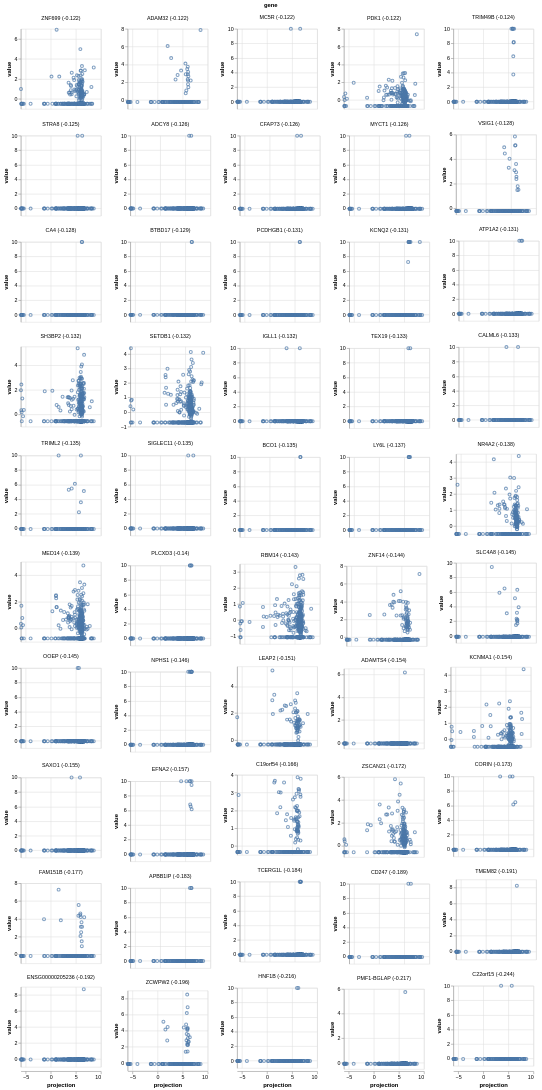

This figure's notebook cell:
### Markdown cell above
As a sanity check, here are 50 genes that don't pass the FDR threshold. They don't seem to have any systematic association.

### Code cell
alt.data_transformers.enable("vegafusion")
ctl.plot_subset(adata, scores_df["gene"].values[-50:], scores_df["score"].values[-50:])

### Figure 1 — Vega specification as saved in the notebook (floating-point values rounded to 4 significant figures; data arrays with more than 128 entries replaced by an {"elided": "..."} marker saying what was removed)
{"$schema": "https://vega.github.io/schema/vega/v5.json", "data": [{"name": "source_0", "values": {"elided": "19450 records"}}, {"name": "facet_domain", "values": [{"gene": "ZNF699 (-0.122)", "facet_gene_sort_index": 50.0}, {"gene": "ADAM32 (-0.122)", "facet_gene_sort_index": 50.0}, {"gene": "MC5R (-0.122)", "facet_gene_sort_index": 50.0}, {"gene": "PDK1 (-0.122)", "facet_gene_sort_index": 50.0}, {"gene": "TRIM49B (-0.124)", "facet_gene_sort_index": 50.0}, {"gene": "STRA8 (-0.125)", "facet_gene_sort_index": 50.0}, {"gene": "ADCY8 (-0.126)", "facet_gene_sort_index": 50.0}, {"gene": "CFAP73 (-0.126)", "facet_gene_sort_index": 50.0}, {"gene": "MYCT1 (-0.126)", "facet_gene_sort_index": 50.0}, {"gene": "VSIG1 (-0.128)", "facet_gene_sort_index": 50.0}, {"gene": "CA4 (-0.128)", "facet_gene_sort_index": 50.0}, {"gene": "BTBD17 (-0.129)", "facet_gene_sort_index": 50.0}, {"gene": "PCDHGB1 (-0.131)", "facet_gene_sort_index": 50.0}, {"gene": "KCNQ2 (-0.131)", "facet_gene_sort_index": 50.0}, {"gene": "ATP1A2 (-0.131)", "facet_gene_sort_index": 50.0}, {"gene": "SH3BP2 (-0.132)", "facet_gene_sort_index": 50.0}, {"gene": "SETDB1 (-0.132)", "facet_gene_sort_index": 50.0}, {"gene": "IGLL1 (-0.132)", "facet_gene_sort_index": 50.0}, {"gene": "TEX19 (-0.133)", "facet_gene_sort_index": 50.0}, {"gene": "CALML6 (-0.133)", "facet_gene_sort_index": 50.0}, {"gene": "TRIML2 (-0.135)", "facet_gene_sort_index": 50.0}, {"gene": "SIGLEC11 (-0.135)", "facet_gene_sort_index": 50.0}, {"gene": "BCO1 (-0.135)", "facet_gene_sort_index": 50.0}, {"gene": "LY6L (-0.137)", "facet_gene_sort_index": 50.0}, {"gene": "NR4A2 (-0.138)", "facet_gene_sort_index": 50.0}, {"gene": "MED14 (-0.139)", "facet_gene_sort_index": 50.0}, {"gene": "PLCXD3 (-0.14)", "facet_gene_sort_index": 50.0}, {"gene": "RBM14 (-0.143)", "facet_gene_sort_index": 50.0}, {"gene": "ZNF14 (-0.144)", "facet_gene_sort_index": 50.0}, {"gene": "SLC4A8 (-0.145)", "facet_gene_sort_index": 50.0}, {"gene": "OOEP (-0.145)", "facet_gene_sort_index": 50.0}, {"gene": "NPHS1 (-0.146)", "facet_gene_sort_index": 50.0}, {"gene": "LEAP2 (-0.151)", "facet_gene_sort_index": 50.0}, {"gene": "ADAMTS4 (-0.154)", "facet_gene_sort_index": 50.0}, {"gene": "KCNMA1 (-0.154)", "facet_gene_sort_index": 50.0}, {"gene": "SAXO1 (-0.155)", "facet_gene_sort_index": 50.0}, {"gene": "EFNA2 (-0.157)", "facet_gene_sort_index": 50.0}, {"gene": "C19orf54 (-0.166)", "facet_gene_sort_index": 50.0}, {"gene": "ZSCAN21 (-0.172)", "facet_gene_sort_index": 50.0}, {"gene": "CORIN (-0.173)", "facet_gene_sort_index": 50.0}, {"gene": "FAM151B (-0.177)", "facet_gene_sort_index": 50.0}, {"gene": "APBB1IP (-0.183)", "facet_gene_sort_index": 50.0}, {"gene": "TCERG1L (-0.184)", "facet_gene_sort_index": 50.0}, {"gene": "CD247 (-0.189)", "facet_gene_sort_index": 50.0}, {"gene": "TMEM82 (-0.191)", "facet_gene_sort_index": 50.0}, {"gene": "ENSG00000205236 (-0.192)", "facet_gene_sort_index": 50.0}, {"gene": "ZCWPW2 (-0.196)", "facet_gene_sort_index": 50.0}, {"gene": "HNF1B (-0.216)", "facet_gene_sort_index": 50.0}, {"gene": "PMF1-BGLAP (-0.217)", "facet_gene_sort_index": 50.0}, {"gene": "C22orf15 (-0.244)", "facet_gene_sort_index": 50.0}]}, {"name": "facet_domain_column", "transform": [{"type": "sequence", "start": 0.0, "stop": {"signal": "min(length(data(\"facet_domain\")), 5)"}}]}, {"name": "source_0_x_domain_projection", "values": [{"min": -5.97, "max": 8.565}]}], "signals": [{"name": "child_width", "value": 150}, {"name": "child_height", "value": 150}], "marks": [{"type": "group", "name": "facet-title", "title": {"text": "gene", "style": "guide-title", "offset": 10}, "role": "column-title"}, {"type": "group", "name": "column_footer", "from": {"data": "facet_domain_column"}, "encode": {"update": {"width": {"signal": "child_width"}}}, "axes": [{"scale": "x", "grid": false, "labelOverlap": true, "title": "projection", "labelFlush": true, "orient": "bottom", "tickCount": {"signal": "ceil(child_width/40)"}, "zindex": 0}], "role": "column-footer"}, {"type": "group", "name": "cell", "from": {"facet": {"data": "source_0", "name": "facet", "groupby": ["gene"], "aggregate": {"fields": ["facet_gene_sort_index"], "ops": ["max"], "as": ["facet_gene_sort_index"]}}}, "sort": {"field": ["datum[\"facet_gene_sort_index\"]"], "order": ["ascending"]}, "encode": {"update": {"width": {"signal": "child_width"}, "height": {"signal": "child_height"}}}, "data": [{"name": "facet_child_y_domain_value_2", "source": "facet", "transform": [{"type": "formula", "expr": "+datum['value']", "as": "value"}, {"type": "aggregate", "groupby": [], "fields": ["value", "value"], "ops": ["min", "max"], "as": ["min", "max"]}]}], "marks": [{"type": "symbol", "name": "child_marks", "from": {"data": "facet"}, "encode": {"update": {"y": {"field": "value", "scale": "child_y"}, "opacity": {"value": 0.7}, "x": {"field": "projection", "scale": "x"}, "stroke": {"value": "#4c78a8"}, "fill": {"value": "transparent"}}}, "style": ["point"]}], "scales": [{"name": "child_y", "type": "linear", "domain": [{"signal": "(data(\"facet_child_y_domain_value_2\")[0] || {}).min"}, {"signal": "(data(\"facet_child_y_domain_value_2\")[0] || {}).max"}], "range": [{"signal": "child_height"}, 0], "zero": true, "nice": true}], "axes": [{"scale": "x", "minExtent": 0, "zindex": 0, "gridScale": "child_y", "tickCount": {"signal": "ceil(child_width/40)"}, "labels": false, "maxExtent": 0, "ticks": false, "grid": true, "domain": false, "aria": false, "orient": "bottom"}, {"scale": "child_y", "labels": false, "grid": true, "tickCount": {"signal": "ceil(child_height/40)"}, "minExtent": 0, "ticks": false, "maxExtent": 0, "gridScale": "x", "zindex": 0, "domain": false, "orient": "left", "aria": false}, {"scale": "child_y", "tickCount": {"signal": "ceil(child_height/40)"}, "zindex": 0, "title": "value", "labelOverlap": true, "orient": "left", "grid": false}], "title": {"text": {"signal": "isValid(parent[\"gene\"]) ? parent[\"gene\"] : \"\"+parent[\"gene\"]"}, "style": "guide-label", "frame": "group", "offset": 10}, "style": "cell"}], "scales": [{"name": "x", "type": "linear", "domain": [{"signal": "(data(\"source_0_x_domain_projection\")[0] || {}).min"}, {"signal": "(data(\"source_0_x_domain_projection\")[0] || {}).max"}], "range": [0, {"signal": "child_width"}], "zero": true, "nice": true}], "background": "white", "padding": 5, "layout": {"padding": 20, "bounds": "full", "align": "none", "columns": 5}}
